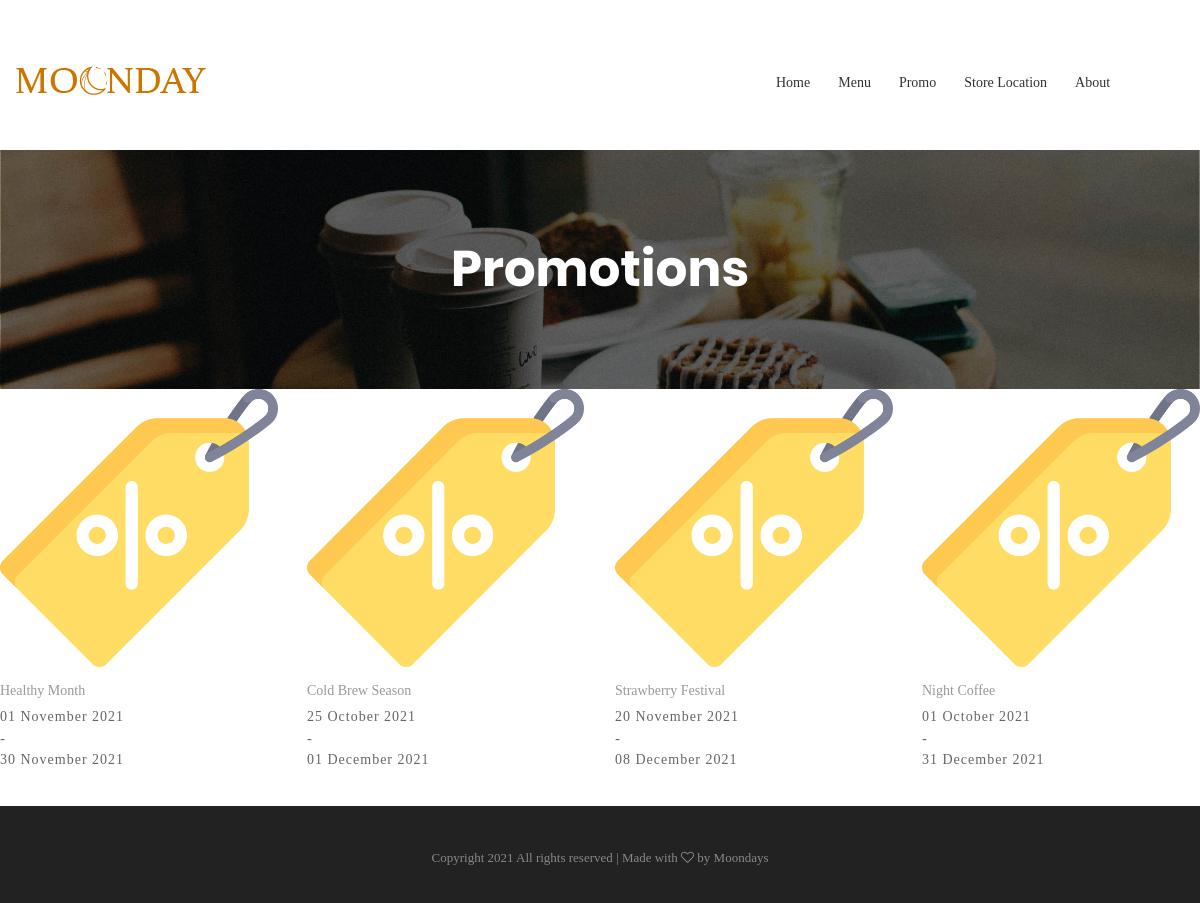
Page /index.php?page=promo on the committed database.
### tables this page shows
CREATE TABLE `promo` (
  `id_promo` int(11) NOT NULL,
  `nama` varchar(50) NOT NULL,
  `id_menu` int(11) NOT NULL,
  `start` datetime DEFAULT NULL,
  `end` datetime NOT NULL,
  `foto` varchar(50) NOT NULL
);

### index.php (called while the page is built, shortened)
<?php
  require('config/database.php');
  include("config/controller.php");
  include("config/views-user.php");
?>

### config/database.php (called while the page is built)
<?php
    class database{
        private $koneksi;
        public function __construct(){
            $host = "localhost";
            $dbname = "moonday";
            $dbuser = "root";
            $dbpass = "";
            $opts = [PDO::ATTR_ERRMODE=>PDO::ERRMODE_EXCEPTION];
            $dsn = "mysql:host=$host;charset=utf8;dbname=$dbname;";
            try{
                $this->koneksi = new PDO($dsn, $dbuser, $dbpass, $opts);
            }catch(PDOException $e){
                echo "Koneksi Gagal ".$e->getMessage();
            }
        }
        public function get_koneksi(){
            return $this->koneksi;
        }
    }
?>

### admin/models/promo.php (called while the page is built, shortened)
<?php
class promo{
    private $db;
    public function __construct(){
        $this->db = new database();
        $this->db = $this->db->get_koneksi();
    }
    public function tampil()
    {
        $show = $this->db->prepare("SELECT * FROM `promo`");
        $show->execute();
        $data = $show->fetchAll();
        return $data;
    }
}
?>

### controllers/promo.php (called while the page is built, shortened)
<?php
require("admin/models/promo.php");
$promo = new promo();
$data_promo = $promo->tampil();
?>

### config/controller.php (called while the page is built)
<?php
		require("controllers/$page.php");
?>

### views/promo.php (the view, shortened to what this page needs)
<section class="bg-img1 txt-center p-lr-15 p-tb-92 m-t-80" style="background-image: url('assets/images/bg1.jpg');">
	<h2 class="ltext-105 cl0 txt-center">
		Promotions
	</h2>
</section>
		<div class="row isotope-grid">
			<?php
                  foreach($data_promo as $row) {
				$nama     = $row['nama'];
				$start    = $row['start'];
				$end      = $row['end'];
				$foto     = $row['foto'];
				if (empty($foto)) {$foto="default.png";}
               ?>
			<div class="col-sm-6 col-md-4 col-lg-3 p-b-35 isotope-item <?= $nv ?>">
				<div class="block2">
					<div class="block2-pic hov-img0">
						<img src="assets/images/promo/<?= $foto ?>" alt="Img-<?= $nama ?>">
					</div>
					<div class="block2-txt flex-w flex-t p-t-14">
						<div class="block2-txt-child1 flex-col-l ">
							<p class="stext-104 cl4 hov-cl1 trans-04 js-name-b2 p-b-6">
								<?= $nama ?>
							</p>
							<span class="stext-105 cl3"><?= date_format(date_create($start),"d F Y") ?></span>-<span class="stext-105 cl3"><?= date_format(date_create($end),"d F Y") ?></span>
						</div>
					</div>
				</div>
			</div>
			<?php } ?>
		</div>

### assets/css/main.css (style rules this page uses)
.block2-pic { position: relative; }
.block2-txt-child1 { width: calc(100% - 30px); }
.cl0 { color: #fff; }
.cl3 { color: #666; }
.cl4 { color: #999; }
.stext-104 { font-family: Poppins-Regular; font-size: 14px; line-height: 1.466667; }
.stext-105 { font-family: Poppins-Regular; font-size: 14px; line-height: 1.466667; letter-spacing: 1px; }
.ltext-105 { font-family: Poppins-Bold; font-size: 50px; line-height: 1.1; }
.bg-img1 { background-size: cover; background-position: center center; background-repeat: no-repeat; }
.hov-img0 { display: block; overflow: hidden; }
.hov-img0 img { width: 100%; -webkit-transition: transform 0.9s ease; -o-transition: transform 0.9s ease; -moz-transition: transform 0.9s ease; transition: transform 0.9s ease; }

### rows in the picture
promo: nama "Healthy Month", start "01 November 2021", end "30 November 2021"
promo: nama "Cold Brew Season", start "25 October 2021", end "01 December 2021"
promo: nama "Strawberry Festival", start "20 November 2021", end "08 December 2021"
promo: nama "Night Coffee", start "01 October 2021", end "31 December 2021"
